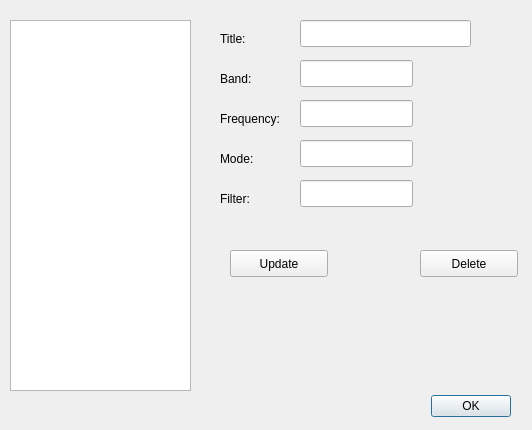
<?xml version="1.0" encoding="UTF-8"?>
<ui version="4.0">
 <class>BookmarksEditDialog</class>
 <widget class="QDialog" name="BookmarksEditDialog">
  <property name="geometry">
   <rect>
    <x>0</x>
    <y>0</y>
    <width>532</width>
    <height>430</height>
   </rect>
  </property>
  <property name="windowTitle">
   <string>Edit Bookmarks</string>
  </property>
  <widget class="QDialogButtonBox" name="buttonBox">
   <property name="geometry">
    <rect>
     <x>170</x>
     <y>390</y>
     <width>341</width>
     <height>32</height>
    </rect>
   </property>
   <property name="orientation">
    <enum>Qt::Horizontal</enum>
   </property>
   <property name="standardButtons">
    <set>QDialogButtonBox::Ok</set>
   </property>
  </widget>
  <widget class="QListWidget" name="bookmarksListWidget">
   <property name="geometry">
    <rect>
     <x>10</x>
     <y>20</y>
     <width>181</width>
     <height>371</height>
    </rect>
   </property>
  </widget>
  <widget class="QLabel" name="label">
   <property name="geometry">
    <rect>
     <x>220</x>
     <y>30</y>
     <width>67</width>
     <height>17</height>
    </rect>
   </property>
   <property name="text">
    <string>Title:</string>
   </property>
  </widget>
  <widget class="QLabel" name="label_2">
   <property name="geometry">
    <rect>
     <x>220</x>
     <y>70</y>
     <width>67</width>
     <height>17</height>
    </rect>
   </property>
   <property name="text">
    <string>Band:</string>
   </property>
  </widget>
  <widget class="QLabel" name="label_3">
   <property name="geometry">
    <rect>
     <x>220</x>
     <y>110</y>
     <width>81</width>
     <height>17</height>
    </rect>
   </property>
   <property name="text">
    <string>Frequency:</string>
   </property>
  </widget>
  <widget class="QLabel" name="label_4">
   <property name="geometry">
    <rect>
     <x>220</x>
     <y>150</y>
     <width>67</width>
     <height>17</height>
    </rect>
   </property>
   <property name="text">
    <string>Mode:</string>
   </property>
  </widget>
  <widget class="QLabel" name="label_5">
   <property name="geometry">
    <rect>
     <x>220</x>
     <y>190</y>
     <width>67</width>
     <height>17</height>
    </rect>
   </property>
   <property name="text">
    <string>Filter:</string>
   </property>
  </widget>
  <widget class="QLineEdit" name="titleLineEdit">
   <property name="geometry">
    <rect>
     <x>300</x>
     <y>20</y>
     <width>171</width>
     <height>27</height>
    </rect>
   </property>
  </widget>
  <widget class="QLineEdit" name="bandLineEdit">
   <property name="geometry">
    <rect>
     <x>300</x>
     <y>60</y>
     <width>113</width>
     <height>27</height>
    </rect>
   </property>
  </widget>
  <widget class="QLineEdit" name="frequencyLineEdit">
   <property name="geometry">
    <rect>
     <x>300</x>
     <y>100</y>
     <width>113</width>
     <height>27</height>
    </rect>
   </property>
  </widget>
  <widget class="QLineEdit" name="modeLineEdit">
   <property name="geometry">
    <rect>
     <x>300</x>
     <y>140</y>
     <width>113</width>
     <height>27</height>
    </rect>
   </property>
  </widget>
  <widget class="QLineEdit" name="filterLineEdit">
   <property name="geometry">
    <rect>
     <x>300</x>
     <y>180</y>
     <width>113</width>
     <height>27</height>
    </rect>
   </property>
  </widget>
  <widget class="QPushButton" name="deletePushButton">
   <property name="geometry">
    <rect>
     <x>420</x>
     <y>250</y>
     <width>98</width>
     <height>27</height>
    </rect>
   </property>
   <property name="text">
    <string>Delete</string>
   </property>
  </widget>
  <widget class="QPushButton" name="updatePushButton">
   <property name="geometry">
    <rect>
     <x>230</x>
     <y>250</y>
     <width>98</width>
     <height>27</height>
    </rect>
   </property>
   <property name="text">
    <string>Update</string>
   </property>
  </widget>
 </widget>
 <resources/>
 <connections>
  <connection>
   <sender>buttonBox</sender>
   <signal>accepted()</signal>
   <receiver>BookmarksEditDialog</receiver>
   <slot>accept()</slot>
   <hints>
    <hint type="sourcelabel">
     <x>248</x>
     <y>254</y>
    </hint>
    <hint type="destinationlabel">
     <x>157</x>
     <y>274</y>
    </hint>
   </hints>
  </connection>
  <connection>
   <sender>buttonBox</sender>
   <signal>rejected()</signal>
   <receiver>BookmarksEditDialog</receiver>
   <slot>reject()</slot>
   <hints>
    <hint type="sourcelabel">
     <x>316</x>
     <y>260</y>
    </hint>
    <hint type="destinationlabel">
     <x>286</x>
     <y>274</y>
    </hint>
   </hints>
  </connection>
 </connections>
</ui>
